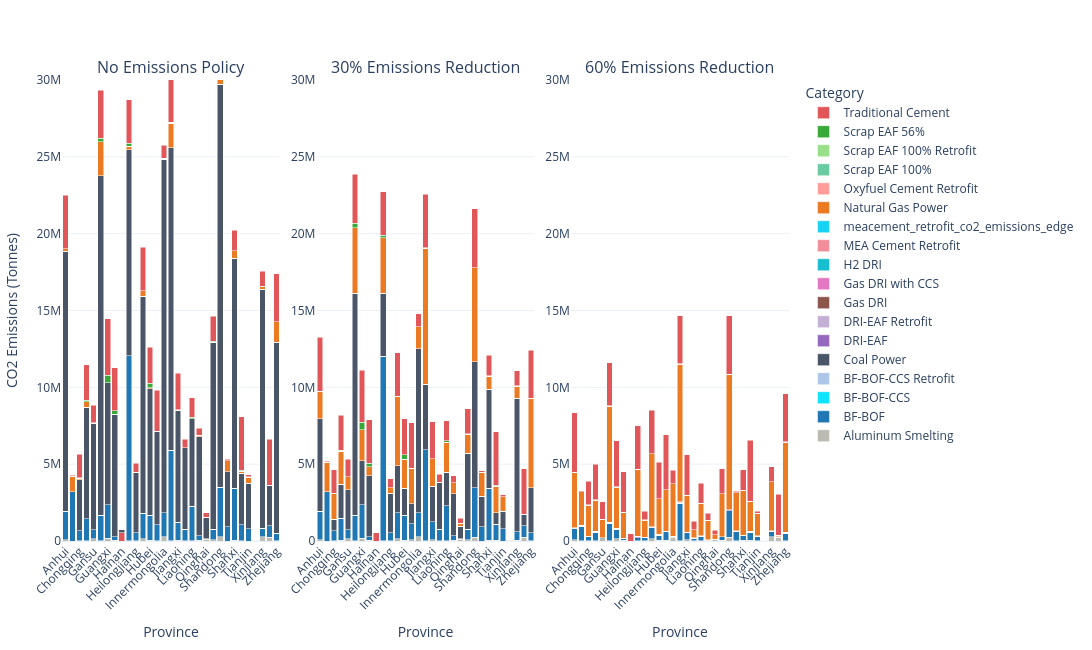

The cell this chart's notebook holds for it:
### Code cell
plot_scenario_subplots(
    co2_by_region_tech_dict,
    scenario_map=scenario_map,
    name_map=tech_name_map,
    color_map=custom_color_map,
    ymax=30e6,
    xaxis_name='Province',
    yaxis_name='CO2 Emissions (Tonnes)',
    width=2000
)
